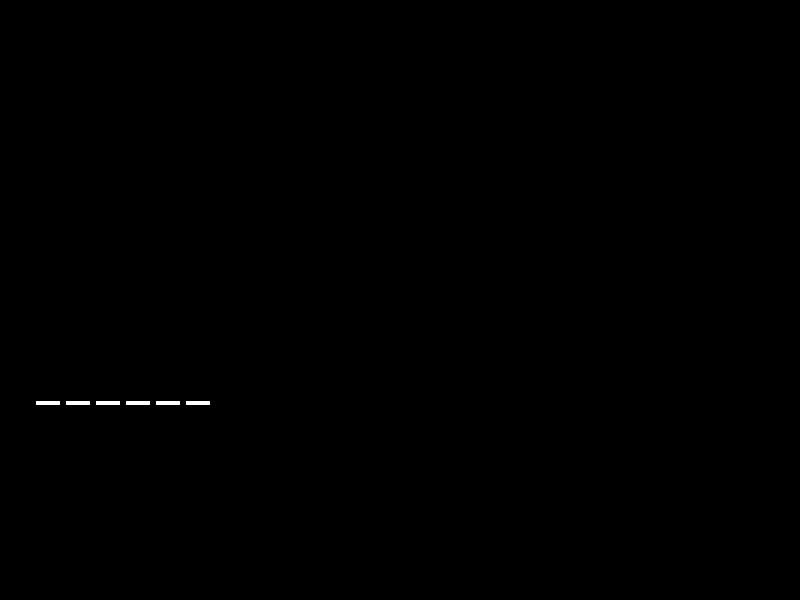
Frame 1 (no input)
Frame 60 (the mouse pressed at the canvas centre just before this capture): identical to frame 1, image omitted
Frame 120 (the mouse held since frame 60 and released just before this capture): identical to frame 1, image omitted

The Processing sketch that drew this single still picture (run headless with seeded random() and noise(); from frame 60 on, the mouse is pressed at the canvas centre):

// Processing sketch: Pendu
// ── Pendu.pde
//nbreJoueur = Integer.parseInt();
String[] tabMots = {"bonjour", "salut", "coucou", "welcome", "oulala", "merveilleux", "mystere"}; 
String motMystere = tabMots[(int) Math.floor(random(tabMots.length))];
char[][] lettreATrouver = new char[motMystere.length()][2];
char[] lettres = motMystere.toCharArray();
int fault;
boolean win;
boolean loose;

void setup(){
  size(800, 600);
  println(motMystere);
  for(int i=0; i<lettres.length; i++){
    lettreATrouver[i][0] = lettres[i];
  }
  fault = 9;
  win = false;
  loose = false;
  
}

void draw(){
  background(0,0,0);
  lettreTrouver();
  word();
  gagner();
  pendu();
  if(win == true || loose == true){
    stop();
  }
}

void keyReleased(){
  key();
  println(key);
}

void key(){ //<>//
  char lettre = key;
  int fail = motMystere.length();
  for(int i=0; i<motMystere.length(); i++){
    if(lettre == lettres[i]){
      lettreATrouver[i][1] = 1;
    }else if(lettre != lettres[i]){
      fail--;
    }
  }
  if(fail == 0){
    fault--;
  }
  println(fail);
  println(fault);
}

void word(){
  for(int i=0; i<motMystere.length(); i++){
    fill(255,255,255);
    rect(35+(i*30), 400, 25, 5);
  }
}

void lettreTrouver(){
  for(int i=0; i<motMystere.length(); i++){
    if(lettreATrouver[i][1] > 0){
      textSize(30);
      fill(255);
      text(str(lettreATrouver[i][0]), (i*30)+40, 390);
    }
  }
}

void gagner(){
  int total = 0;
  String text = "";
  for(int i=0; i<motMystere.length(); i++){
    total = total+lettreATrouver[i][1];
    if(total == motMystere.length()){
      text = " GAGNER !! ";
    }
  }
  if(fault == 0){
      loose = true;
      text = " PERDU :'( ";
    }
  textSize(40);
  fill(255,255,255);
  text(text, 40, 200);
}

void pendu(){
  fill(255);
  if(fault <= 8){
    rect(500, 400, 70, 5, 45);
  }
  if(fault <=7){
    rect(520, 250, 5, 150, 5);
  }
  if(fault <= 6){
    rect(520, 250, 90, 5, 45);
  }
  if(fault <= 5){
    rect(610, 250, 5, 20);
  }
  if(fault <= 4){
    ellipse(613, 280, 20, 20);
  }
  if(fault <= 3){
    rect(610, 290, 5, 40, 5);
  }
  if(fault <= 2){
    rect(593, 300, 40, 5, 5);
  }
  rotate(.3);
  if(fault <= 1){
    rect(680, 130, 5, 40, 5);
  }
  rotate(-.6);
  if(fault == 0){
    rect(487, 493, 5, 40, 5);
  }
}
